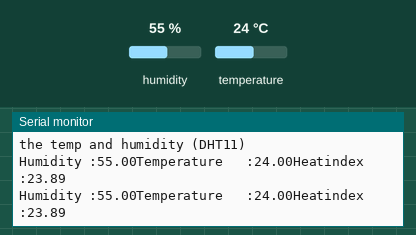
Bench run of a sketch on a simulated Arduino Uno, built with avr-gcc and run on an emulated ATmega328P. On the bench: the last lines printed to the serial monitor. The test bench sets the inputs (shaded band); at power-on: humidity 55 %, temperature 24 °C.

Above: at 2.8 s.
2.9 s: humidity set to 22 %
At 5.1 s:
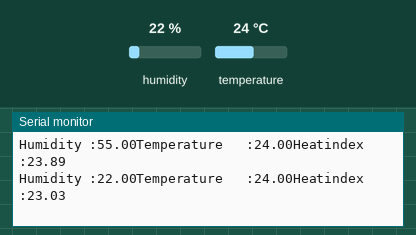
5.6 s: temperature set to 12 °C
At 7.5 s:
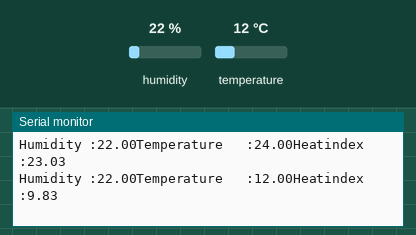
8.3 s: humidity set to 40 %
At 11.2 s:
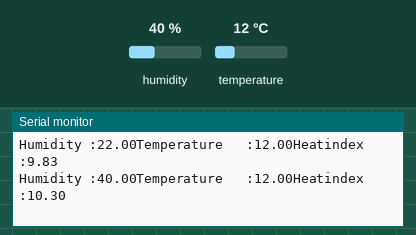
Timing chart, 0 to 12.7 s (numbered marks = the images above; inputs shaded):
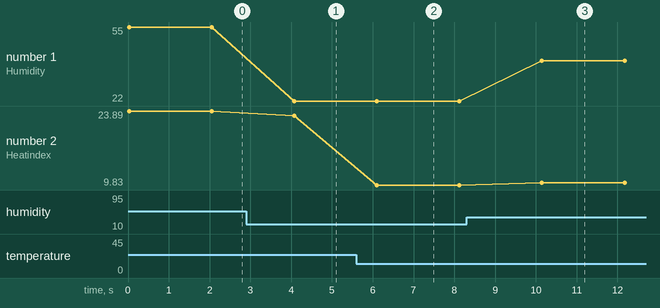

The sketch:

humidity_sensor.ino
```cpp
#include<DHT.h>

DHT dht(7,DHT11);

void setup() {
 Serial.begin(9600);
 Serial.println("the temp and humidity (DHT11)");// put your setup code here, to run once:
dht.begin();

}

void loop() {
float humidity = dht.readHumidity();
float temperature = dht.readTemperature();

if(isnan(humidity)||isnan(temperature)){
  Serial.println("Error Reading ");
  return;
}
  float heatIndex = dht.computeHeatIndex(temperature,humidity,false);

 Serial.print("Humidity :");
 Serial.print(humidity);
 Serial.print("Temperature   :");
 Serial.print(temperature);
 Serial.print("Heatindex  :");
 Serial.println(heatIndex);
 delay(2000);


  }
```

Measured:
- after the input at 2.9 s, the serial monitor: prints a new line after 1.2 s (image 1)
- after the input at 5.6 s, the serial monitor: prints a new line after 0.50 s (image 2)
- after the input at 8.3 s, the serial monitor: prints a new line after 1.8 s (image 3)
- plotted number 1: 55 → 22 after the input at 2.9 s, 22 → 40 after the input at 8.3 s
- plotted number 2: 23.89 → 23.03 after the input at 2.9 s, 23.03 → 9.83 after the input at 5.6 s, 9.83 → 10.3 after the input at 8.3 s
